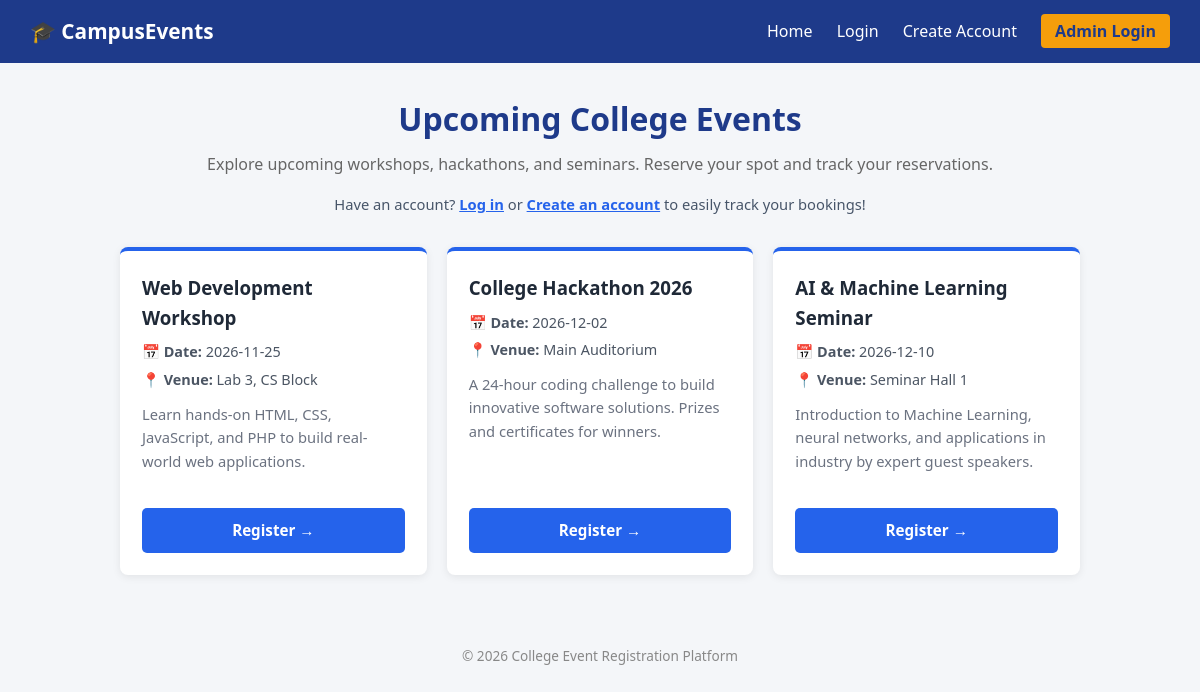
The page / on the database its author committed.
### tables this page shows
CREATE TABLE IF NOT EXISTS events (
    id INT AUTO_INCREMENT PRIMARY KEY,
    name VARCHAR(255) NOT NULL,
    event_date DATE NOT NULL,
    description TEXT NOT NULL,
    venue VARCHAR(255) NOT NULL
);

### index.php (the view, shortened to what this page needs)
<?php
require_once 'db.php';
$query = "SELECT * FROM events ORDER BY event_date ASC";
$result = $conn->query($query);
$user_registered_events = [];
?>
<!DOCTYPE html>
<html lang="en">
<head>
    <link rel="stylesheet" href="style.css">
</head>
<body>
<nav class="navbar">
    <a href="index.php" class="logo">🎓 CampusEvents</a>
    <div class="nav-links">
        <a href="index.php">Home</a>
        <?php if (isset($_SESSION['user_id'])): ?>
            <a href="my_reservations.php" style="color: #93c5fd; font-weight: bold;">My Reservations</a>
            <span style="color: #cbd5e1; font-size: 0.9rem;">👤 <?php echo htmlspecialchars($_SESSION['user_name']); ?></span>
            <a href="logout.php" style="color: #fca5a5;">Logout</a>
        <?php else: ?>
            <a href="login.php">Login</a>
            <a href="signup.php">Create Account</a>
        <?php endif; ?>
        <a href="admin_login.php" class="btn-admin">Admin Login</a>
    </div>
</nav>
<div class="container">
    <div class="page-header">
        <h1>Upcoming College Events</h1>
        <p>Explore upcoming workshops, hackathons, and seminars. Reserve your spot and track your reservations.</p>
        <?php if (isset($_SESSION['user_id'])): ?>
            <div style="margin-top: 15px;">
                <a href="my_reservations.php" class="btn btn-secondary btn-sm" style="background-color: #0369a1;">
                    🎟️ View &amp; Track My Reservations &rarr;
                </a>
            </div>
        <?php else: ?>
            <div style="margin-top: 15px; font-size: 0.92rem; color: #475569;">
                Have an account? <a href="login.php" style="color: #2563eb; font-weight: 600;">Log in</a> or
                <a href="signup.php" style="color: #2563eb; font-weight: 600;">Create an account</a> to easily track your bookings!
            </div>
        <?php endif; ?>
    </div>
    <div class="events-grid">
        <?php if ($result && $result->num_rows > 0): ?>
            <?php while ($event = $result->fetch_assoc()):
                $is_registered = isset($user_registered_events[$event['name']]);
                $reg_ticket_id = $is_registered ? $user_registered_events[$event['name']] : 0;
            ?>
                <div class="event-card" style="<?php echo $is_registered ? 'border-top: 4px solid #16a34a;' : ''; ?>">
                    <div>
                        <div style="display: flex; justify-content: space-between; align-items: flex-start; gap: 8px; margin-bottom: 8px;">
                            <h3 style="margin-bottom: 0;"><?php echo htmlspecialchars($event['name']); ?></h3>
                        </div>
                        <div class="event-info">
                            <span>📅 <strong>Date:</strong> <?php echo htmlspecialchars($event['event_date']); ?></span>
                            <span>📍 <strong>Venue:</strong> <?php echo htmlspecialchars($event['venue']); ?></span>
                        </div>
                        <p class="event-desc"><?php echo nl2br(htmlspecialchars($event['description'])); ?></p>
                    </div>
                    <div style="margin-top: 15px;">
                        <?php if ($is_registered): ?>
                            <div style="display: flex; gap: 8px;">
                                <span class="btn" style="flex: 1; background-color: #16a34a; color: white; cursor: default; text-align: center; border: none; padding: 10px 12px; font-weight: 600; border-radius: 5px;">
                                    ✓ Registered
                                </span>
                                <a href="success.php?id=<?php echo $reg_ticket_id; ?>" class="btn btn-secondary" style="padding: 10px 14px;" title="View your ticket">
                                    Ticket ↗
                                </a>
                            </div>
                        <?php else: ?>
                            <a href="register.php?event=<?php echo urlencode($event['name']); ?>" class="btn" style="width: 100%;">
                                Register &rarr;
                            </a>
                        <?php endif; ?>
                    </div>
                </div>
            <?php endwhile; ?>
        <?php else: ?>
            <p style="text-align: center; grid-column: 1 / -1; color: #64748b;">No upcoming events found.</p>
        <?php endif; ?>
    </div>
</div>
<footer>
    &copy; <?php echo date('Y'); ?> College Event Registration Platform
</footer>
</body>
</html>

### style.css (style rules this page uses)
* { box-sizing: border-box; margin: 0; padding: 0; font-family: 'Segoe UI', Tahoma, Geneva, Verdana, sans-serif; }
body { background-color: #f4f6f9; color: #333; line-height: 1.6; }
.navbar { background-color: #1e3a8a; color: white; padding: 15px 30px; display: flex; justify-content: space-between; align-items: center; }
.navbar .logo { font-size: 1.3rem; font-weight: bold; color: white; text-decoration: none; }
.navbar .nav-links a { color: white; text-decoration: none; margin-left: 20px; font-weight: 500; }
.btn-admin { background-color: #f59e0b; padding: 6px 14px; border-radius: 4px; color: #1e3a8a !important; font-weight: bold !important; }
.container { max-width: 1000px; margin: 30px auto; padding: 0 20px; }
.page-header { text-align: center; margin-bottom: 30px; }
.page-header h1 { font-size: 2rem; color: #1e3a8a; margin-bottom: 8px; }
.page-header p { color: #666; }
.events-grid { display: grid; grid-template-columns: repeat(auto-fit, minmax(290px, 1fr)); gap: 20px; }
.event-card { background: white; border-radius: 8px; padding: 22px; box-shadow: 0 2px 8px rgba(0,0,0,0.08); display: flex; flex-direction: column; justify-content: space-between; border-top: 4px solid #2563eb; }
.event-card h3 { color: #1f2937; margin-bottom: 10px; }
.event-info { font-size: 0.9rem; color: #4b5563; margin-bottom: 12px; }
.event-info span { display: block; margin-bottom: 4px; }
.event-desc { font-size: 0.92rem; color: #6b7280; margin-bottom: 20px; flex-grow: 1; }
.btn { display: inline-block; padding: 10px 18px; background-color: #2563eb; color: white; text-decoration: none; border: none; border-radius: 5px; font-size: 0.95rem; cursor: pointer; font-weight: 600; text-align: center; }
footer { text-align: center; margin-top: 50px; padding: 20px; color: #888; font-size: 0.85rem; }

### rows shown on the page
events: name "Web Development Workshop", event_date "2026-11-25", venue "Lab 3, CS Block", description "Learn hands-on HTML, CSS, JavaScript, and PHP to build real-world web applications."
events: name "College Hackathon 2026", event_date "2026-12-02", venue "Main Auditorium", description "A 24-hour coding challenge to build innovative software solutions. Prizes and certificates for winners."
events: name "AI & Machine Learning Seminar", event_date "2026-12-10", venue "Seminar Hall 1", description "Introduction to Machine Learning, neural networks, and applications in industry by expert guest speakers."
